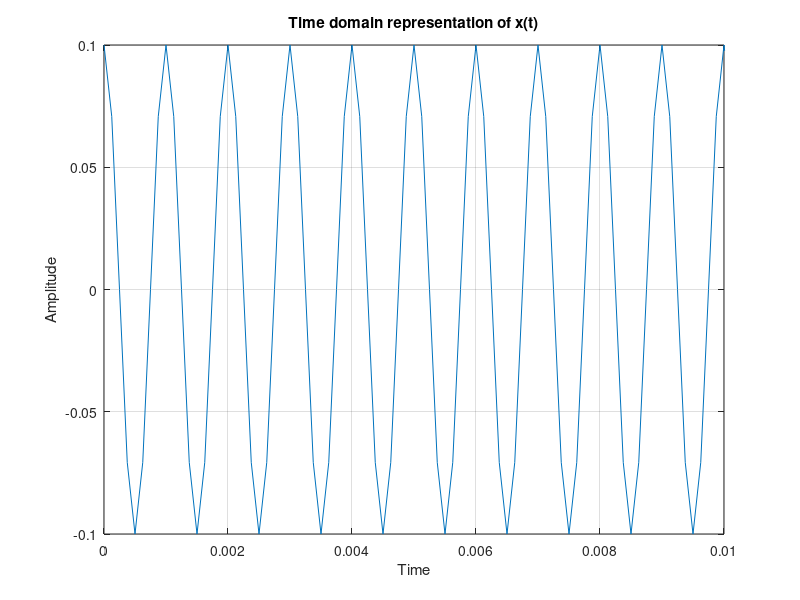

The MATLAB source for this figure:
fs = 8000; % sampling frequency
time = 1; % seconds
t = 0:(1/fs):time; % discretize time
N = length(t); % #samples
f0 = 1000; % signal frequency (Hz)
x = 0.1*cos(2*pi*f0*t); % scaling by 0.1

sound(x,fs);
figure(1);plot(t,x),grid;
xlabel('Time');
ylabel('Amplitude');
title('Time domain representation of x(t)');
xlim([0,0.01])

